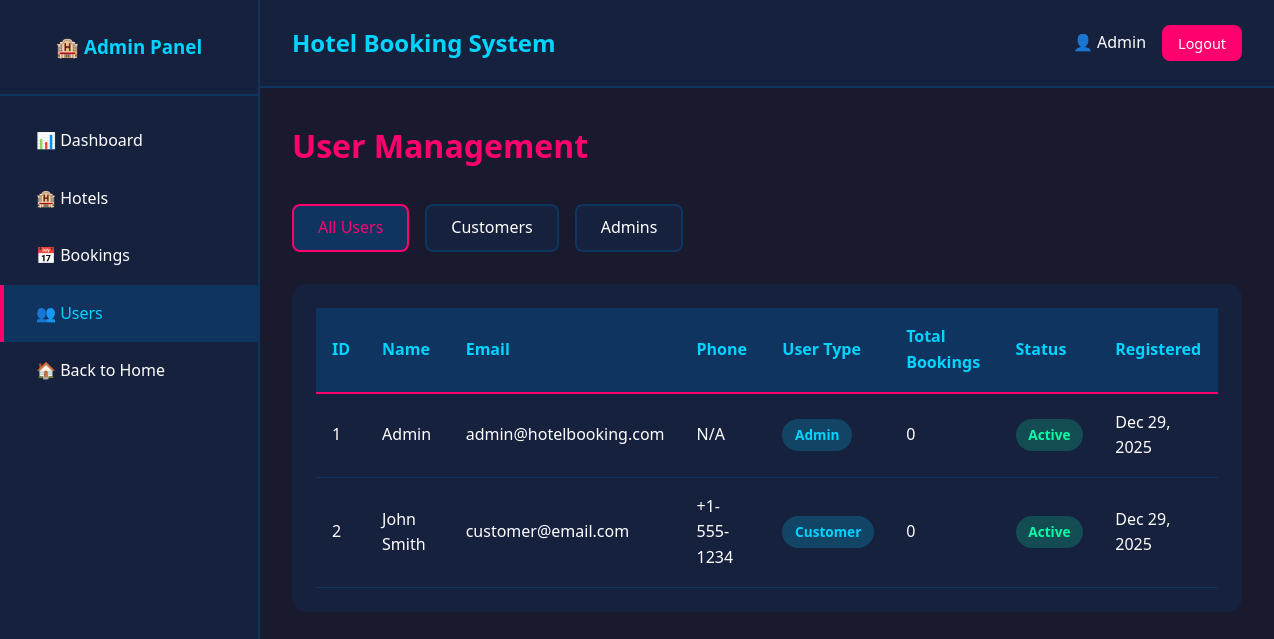
The page /admin/users.php (signed in) on the database its author committed.
### tables this page shows
CREATE TABLE IF NOT EXISTS users (
    id INT PRIMARY KEY AUTO_INCREMENT,
    full_name VARCHAR(100) NOT NULL,
    email VARCHAR(100) UNIQUE NOT NULL,
    password VARCHAR(255) NOT NULL,
    phone VARCHAR(20),
    address TEXT,
    user_type ENUM('customer', 'admin', 'hotel_manager') DEFAULT 'customer',
    profile_picture VARCHAR(255) DEFAULT NULL,
    status ENUM('active', 'inactive') DEFAULT 'active',
    created_at TIMESTAMP DEFAULT CURRENT_TIMESTAMP,
    updated_at TIMESTAMP DEFAULT CURRENT_TIMESTAMP ON UPDATE CURRENT_TIMESTAMP,
    INDEX idx_email (email),
    INDEX idx_user_type (user_type)
);

### admin/users.php (the view, shortened to what this page needs)
<?php
require_once '../config.php';
$filter = isset($_GET['filter']) ? $_GET['filter'] : 'all';
$where = "1=1";
$users_query = "SELECT u.*,
                (SELECT COUNT(*) FROM bookings WHERE user_id = u.id) as total_bookings
                FROM users u
                WHERE $where
                ORDER BY u.created_at DESC";
$users = mysqli_query($conn, $users_query);
?>
<?php include 'includes/header.php'; ?>
<div class="dashboard-content">
    <h1>User Management</h1>
    <div class="filter-bar">
        <a href="?filter=all" class="filter-btn <?php echo $filter === 'all' ? 'active' : ''; ?>">All Users</a>
        <a href="?filter=customer" class="filter-btn <?php echo $filter === 'customer' ? 'active' : ''; ?>">Customers</a>
        <a href="?filter=admin" class="filter-btn <?php echo $filter === 'admin' ? 'active' : ''; ?>">Admins</a>
    </div>
    <div class="table-responsive">
        <table class="data-table">
            <thead>
                <tr>
                    <th>ID</th>
                    <th>Name</th>
                    <th>Email</th>
                    <th>Phone</th>
                    <th>User Type</th>
                    <th>Total Bookings</th>
                    <th>Status</th>
                    <th>Registered</th>
                </tr>
            </thead>
            <tbody>
                <?php while ($user = mysqli_fetch_assoc($users)): ?>
                <tr>
                    <td><?php echo $user['id']; ?></td>
                    <td><?php echo $user['full_name']; ?></td>
                    <td><?php echo $user['email']; ?></td>
                    <td><?php echo $user['phone'] ?? 'N/A'; ?></td>
                    <td><span class="badge badge-info"><?php echo ucfirst($user['user_type']); ?></span></td>
                    <td><?php echo $user['total_bookings']; ?></td>
                    <td><span class="badge badge-<?php echo $user['status'] === 'active' ? 'success' : 'secondary'; ?>"><?php echo ucfirst($user['status']); ?></span></td>
                    <td><?php echo date('M j, Y', strtotime($user['created_at'])); ?></td>
                </tr>
                <?php endwhile; ?>
            </tbody>
        </table>
    </div>
</div>
<?php include 'includes/footer.php'; ?>

### css/style.css (style rules this page uses)
:root { --primary-blue: #00d4ff; --hot-pink: #ff006e; --neon-green: #06ffa5; --electric-purple: #8338ec; --bright-yellow: #ffbe0b; --dark-navy: #1a1a2e; --deep-blue: #16213e; --midnight: #0f3460; --text-light: #ffffff; --text-muted: #a8b2d1; }
* { margin: 0; padding: 0; box-sizing: border-box; }
body { font-family: 'Segoe UI', Tahoma, Geneva, Verdana, sans-serif; background-color: var(--dark-navy); color: var(--text-light); line-height: 1.6; }
.dashboard-content { padding: 2rem; }
.dashboard-content h1 { color: var(--hot-pink); margin-bottom: 2rem; }
.table-responsive { overflow-x: auto; background-color: var(--deep-blue); border-radius: 15px; padding: 1.5rem; }
.data-table { width: 100%; border-collapse: collapse; }
.data-table thead { background-color: var(--midnight); }
.data-table th { padding: 1rem; text-align: left; color: var(--primary-blue); font-weight: 600; border-bottom: 2px solid var(--hot-pink); }
.data-table td { padding: 1rem; border-bottom: 1px solid var(--midnight); color: var(--text-light); }
.badge { display: inline-block; padding: 0.3rem 0.8rem; border-radius: 20px; font-size: 0.85rem; font-weight: 600; }
.badge-success { background-color: rgba(6, 255, 165, 0.2); color: var(--neon-green); }
.badge-info { background-color: rgba(0, 212, 255, 0.2); color: var(--primary-blue); }
.filter-bar { display: flex; gap: 1rem; margin-bottom: 2rem; flex-wrap: wrap; }
.filter-btn { padding: 0.6rem 1.5rem; border: 2px solid var(--midnight); border-radius: 8px; background-color: var(--deep-blue); color: var(--text-light); text-decoration: none; transition: all 0.3s ease; }
.filter-btn.active { border-color: var(--hot-pink); background-color: var(--midnight); color: var(--hot-pink); }

### rows shown on the page
users: id "1", full_name "Admin", email "admin@hotelbooking.com", phone "N/A", user_type "Admin", total_bookings "0", status "Active", created_at "Dec 29, 2025"
users: id "2", full_name "John Smith", email "customer@email.com", phone "+1-555-1234", user_type "Customer", total_bookings "0", status "Active", created_at "Dec 29, 2025"

### other values the page prints
$_SESSION['full_name'] "Admin"
